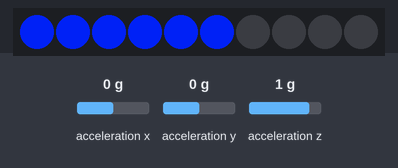
Simulated run of this sketch. Board: Arduino Uno, built with avr-gcc and run on an emulated ATmega328P. Shown: 10 RGB LEDs in strip order, left to right. Wiring (inferred from the names in the program): MMA8452 accelerometer at I2C address 0x1D. The test bench sets the inputs (shaded band); at power-on: acceleration y 0 g, acceleration x 0 g, acceleration z 1 g. Dim RGB values are drawn brighter than linear; random numbers use the default seed unless the sketch sets one.

Above: at 8.6 s.
8.7 s: acceleration y set to 0.8 g
At 9.96 s:
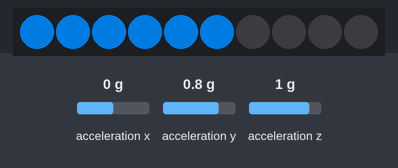
11.7 s: acceleration x set to -1.4 g
At 12.5 s:
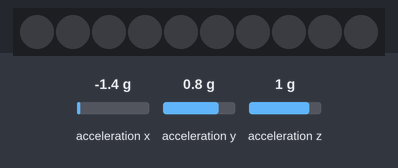
13.3 s: acceleration x set to 0 g
At 16.25 s:
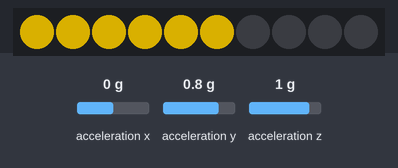

The sketch:

MohawkRunway.ino
```cpp
//#include <TimerOne.h>
//#include "Button.h"
#include "SPI.h"
#include "Adafruit_WS2801.h"

// Accelerometer

#include <I2C.h>
#include <MMA8453_n0m1.h>

MMA8453_n0m1 accel;

//
//  Mohawk! - Only 10 Lights. This version uses an ACCELEROMETER
//
/*****************************************************************************/
//
// Set Up Pins
//
// 2 pins for clock and data of lights.
//
#define dataPin 9       // 'yellow' wire
#define clockPin 8      // 'green' wire

#define numLights 10      // number of spikes

// framebuffers
uint32_t current_frame[numLights];
uint32_t next_frame[numLights];

// Set the first variable to the NUMBER of pixels.
Adafruit_WS2801 strip = Adafruit_WS2801(numLights, dataPin, clockPin);

// Mohawk colors

int foreColor  = 85;   // Starting foreground color
int backColor = 170;   // Starting background color
#define MaxColor 255   // Colors go from 0 to 255

int accelx, accely, accelz;

// Shows

int wait=6;    // index to keep track of delay time
#define maxWait 12     // Number of stored delay times

//
// Setup
//

void setup() {
  // Accelerometer
  accel.setI2CAddr(0x1D);  //change your device address if necessary, default is 0x1C
  accel.dataMode(true, 2); //enable highRes 10bit, 2g range [2g,4g,8g]

  //Serial.begin(9600);
  //Serial.println("Start");

  // Start up the LED counter
  strip.begin();

  // Update the strip, to start they are all 'off'
  clear();
  strip.show();
}


void loop() {

  // Start with a fun random show

  switch(random(3)) {

    case 0:
      twocolor(random(2,5)*1000);
      break;
    case 1:
      rainbowshow(random(10,20));
      break;
    case 2:
      lightrunup(random(1,2));
      break;
  }

  // Then the accelerometer show
  accelshow(random(20,100));
}

/*
 * set all cells to black but don't call show yet
 * ignores buffering
 */
void clear() {
  for (int i=0; i<numLights; i++) {
    strip.setPixelColor(i, Color(0,0,0));
    setPixelColor(i, Color(0,0,0));
  }
}

/*
 * Fades lights to black over fade time
 */
void clearWithFade(int fadeTime) {
  for (int i=0; i<numLights; i++) {
    setPixelColor(i, Color(0,0,0));
  }
  morph_frame(fadeTime);
}

/*
 * All On
 *
 * Simply turns all the pixes on to a random color and then cycles
 *
 */

void allOn (int cycles) {
   for (int count = 0; count < cycles; count++) {
    for (int i=0; i < strip.numPixels(); i++) {
      setPixelColor(i, Wheel(foreColor));
    }
    morph_frame(GetDelayTime(wait));

    if (!random(100)) { if (wait++ > maxWait) wait = 0; }
    foreColor = (foreColor + 5) % MaxColor;
  }
  clearWithFade(1000);
}

/*
 * randomcolors: turns each pixel on to a random color
 */

void randomcolors(long time) {
  for (int i=0; i < numLights; i++) setPixelColor(i, Wheel(random(MaxColor)));
  morph_frame(1000);
  delay(time);
  clearWithFade(1000);
}

/*
 * twocolor: alternates the color of pixels between two colors
 */

void twocolor(long time) {
  for (int i=0; i < numLights; i++) {
    if (i%2) { setPixelColor(i, Wheel(foreColor)); }
    else { setPixelColor(i, Wheel(backColor)); }
  }
  morph_frame(1000);
  delay(time);
  clearWithFade(1000);
}

/*
 * rainbowshow: fills the spines with a gradient rainbow
 * over time, the starting color changes
 */

void rainbowshow(int cycles) {

  for (int count = 0; count < cycles; count++) {
    int diff = abs(foreColor - backColor);
    for (int i=0; i < strip.numPixels(); i++) {
      setPixelColor(i, Wheel(((i*diff / strip.numPixels())+foreColor) % diff));
    }
    morph_frame(GetDelayTime(wait));
    foreColor = (foreColor + 5) % MaxColor;

    // Possibly new delay
    if (!random(10)) { if (wait++ > maxWait) wait = 0; }
  }
  clearWithFade(1000);
}

/*
 * visit each light in order and illuminate its neighbors
 * ignores buffering
 */
void unit_test() {

  for (int i=0; i<numLights; i++) {
    clear();
    strip.setPixelColor(i, Color(255,0,0));
    strip.show();
    delay(500);
  }
}

/*
 * lightwave - Just one pixel traveling from 0 to 10
 */

void lightwave(int cycles) {

  for (int count = 0; count < cycles; count++) {
    for (int i=0; i < numLights; i++) {
      for (int j=0; j < numLights; j++) {
        if (i == j) { setPixelColor(j, Wheel(foreColor)); }
        else { setPixelColor(j, Color(0,0,0)); }
      }
      morph_frame(GetDelayTime(wait));
      if (!random(100)) wait = (wait + 1) % maxWait;
      if (!random(10)) foreColor = (foreColor + 5) % MaxColor;
    }
  }
}

/*
 * lightrunup. Show where the lights fill up one at time
 */

void lightrunup(int cycles) {
  int i,j,k,count;

  for (count = 0; count < cycles; count++) {
    for (k=numLights; k > 0; k--) {
      for (i=0; i < k; i++) {
        for (j=0; j < k; j++) {
          if (i == j) { setPixelColor(j, Wheel(foreColor)); }
          else { setPixelColor(j, Color(0,0,0)); }
        }
        morph_frame(GetDelayTime(wait));
        if (!random(100)) wait = (wait + 1) % maxWait;
        if (!random(10)) backColor = (backColor + 5) % MaxColor;
      }
    }
  }
  clearWithFade(1000);
}

/*
 * accelShow - Fill the lights based on the accelerometer values
 */

void accelshow(int cycles) {
  int numfill;
  int minXaccel = -150;
  int maxXaccel = 100;
  int oldXaccel;

  accel.update();
  oldXaccel=accel.x();

  // Check to see whether accelerometer is plugged in

  if (accel.x() == 13 && accel.y() == 13) { // Not plugged in
    delay(100 * cycles);
    return;
  }

  for (int count = 0; count < cycles; count++) {
    pollAccel(100);

    // Look at the Z for a jump or a fall
    /*
    if (accelz < 175) {
      colorWipe(Color(255,255,255), 1000);
    } else {
    */
      // Look at the Y to change colors
      if (accely > 100) foreColor = (foreColor + 2) % MaxColor;
      if (accely < -50) foreColor = (foreColor + MaxColor - 2) % MaxColor;

      // See whether Z has changed
      if (abs(accelx - oldXaccel) > 20) { oldXaccel = accelx; } else { accelx = oldXaccel; }
      if (accelx < minXaccel) accelx = minXaccel;
      if (accelx > maxXaccel) accelx = maxXaccel;


      numfill =  (accelx-minXaccel) / ((maxXaccel-minXaccel) / strip.numPixels());
      for (int i=0; i < strip.numPixels(); i++) {
        if (i < numfill) { strip.setPixelColor(i, Wheel(foreColor)); }
        else { strip.setPixelColor(i, Color(0,0,0)); }
      }
      strip.show();   // write all the pixels out
    //}
  }
}

//
// Poll accel. Averages the accel values over a accelstep time.
//

void pollAccel(int acceltime) {
  long totaccelx, totaccely, totaccelz;
  int accelstep = 5;
  int count = 0;

  totaccelx = 0;  // zero counters
  totaccely = 0;
  totaccelz = 0;

  for (int t = acceltime; t >= accelstep; t=t-accelstep) {
    accel.update();
    totaccelx = totaccelx + accel.x();
    totaccely = totaccely + accel.y();
    totaccelz = totaccelz + accel.z();
    count++;
    delay(accelstep);
  }
  accelx = totaccelx/count;
  accely = totaccely/count;
  accelz = totaccelz/count;
}

//
// Frame displays. Basically gradually changes image from previous frame to next frame.
// More pleasing to the eye.
//
// Code from Greg and Robie
//

void draw_frame(int delay_ms) {
  for (int i = 0; i < numLights; i++) {
    strip.setPixelColor(i, next_frame[i] & 0xffffff);
    current_frame[i] = next_frame[i];
  }
  strip.show();
  delay(delay_ms);
}

void draw_frame() {
  draw_frame(250);
}

#define FRAME_MSEC 100
#define MORPH_STEPS 25
#define STEP_LENGTH 10

void morph_frame(int msec) {
  int steps = msec / STEP_LENGTH;
  int deltas[numLights][3];
  for (int i = 0; i < numLights; i++) {
    for (int j = 0; j < 3; j++) {
      uint32_t old_color = (current_frame[i] >> (j * 8)) & 0xff;
      uint32_t new_color = (next_frame[i] >> (j * 8)) & 0xff;
      deltas[i][j] = (int)new_color - (int)old_color;
    }
  }

  for (int t = 1; t < steps; t++) {
    for (int i = 0; i < numLights; i++) {
      uint32_t color = 0;
      for (int j = 0; j < 3; j++) {
        uint32_t old_color = (current_frame[i] >> (j * 8)) & 0xff;
        color |= ((old_color + (deltas[i][j] * t / steps)) & 0xff) << (8 * j);
      }
      strip.setPixelColor(i, color);
    }
    strip.show();
    delay(STEP_LENGTH);
  }
  for (int i = 0; i < numLights; i++) {
    current_frame[i] = next_frame[i];
    strip.setPixelColor(i, current_frame[i]);
  }
  strip.show();
  delay(STEP_LENGTH);
}

void setPixelColor(int pos, uint32_t color) {
  next_frame[pos] = color;
}

void fill(uint32_t color) {
  for (int i = 0; i < numLights; i++) {
    setPixelColor(i, color);
  }
}

/*
 * Get Delay Time - Returns a delay time from an array.
 */

int GetDelayTime(int wait) {
  int DelayValues[maxWait] = { 10, 20, 40, 60, 80, 100, 150, 200, 300, 500, 750, 1000 };
  if (wait < maxWait) { return (DelayValues[wait]); } else { return (DelayValues[maxWait]); }
}

void rainbow(uint8_t wait) {
  int i, j;

  for (j=0; j < 96 * 3; j++) {     // 3 cycles of all 96 colors in the wheel
    for (i=0; i < strip.numPixels(); i++) {
      strip.setPixelColor(i, Wheel( (i + j) % 96));
    }
    strip.show();   // write all the pixels out
    delay(wait);
  }
}

// Slightly different, this one makes the rainbow wheel equally distributed
// along the chain
void rainbowCycle(uint8_t frame, uint8_t wait) {
  int i;
  for (i=0; i < strip.numPixels(); i++) {
      // tricky math! we use each pixel as a fraction of the full 96-color wheel
      // (thats the i / strip.numPixels() part)
      // 24 and division is to get the repeat pattern just right
      // the % 96 is to make the wheel cycle around
     strip.setPixelColor(i, Wheel(((i*24 / strip.numPixels()) + frame) % 96) );
  }
  strip.show();   // write all the pixels out
  delay(wait);
}

// fill the dots one after the other with said color
// good for testing purposes
void colorWipe(uint16_t c, uint8_t wait) {
  int i;

  for (i=0; i < strip.numPixels(); i++) {
      strip.setPixelColor(i, c);
  }
  strip.show();
  delay(wait);
}


/* Helper functions */

// Create a 24 bit color value from R,G,B
uint32_t Color(byte r, byte g, byte b)
{
  uint32_t c;
  c = r;
  c <<= 8;
  c |= g;
  c <<= 8;
  c |= b;
  return c;
}

//Input a value 0 to 255 to get a color value.
//The colours are a transition r - g -b - back to r
uint32_t Wheel(byte WheelPos)
{
  if (WheelPos < 85) {
   return Color(WheelPos * 3, 255 - WheelPos * 3, 0);
  } else if (WheelPos < 170) {
   WheelPos -= 85;
   return Color(255 - WheelPos * 3, 0, WheelPos * 3);
  } else {
   WheelPos -= 170;
   return Color(0, WheelPos * 3, 255 - WheelPos * 3);
  }
}

//Input a value 0 to 255 to get a color value.
//The colours are a transition r - g -b - back to r
//Furthermore, the colors are attenuated:
//3=full strength, 2=2/3rd strength, 1=1/3rd strength, 0=barely on
uint32_t GradientWheel(byte WheelPos, int strength)
{
  int r,g,b;
  int s[4] = { 2, 10, 50, 255 };  // This is the attenuation percent

  if (WheelPos < 85) {
   r = WheelPos * 3;
   g = 255 - WheelPos *3;
   b = 0;
  } else if (WheelPos < 170) {
   WheelPos -= 85;
   r = 255 - WheelPos *3;
   g = 0;
   b = WheelPos * 3;
  } else {
   WheelPos -= 170;
   r = 0;
   g = WheelPos * 3;
   b = 255 - WheelPos *3;
  }

  // Attenuate r,g,b
  r = r * s[strength] / 100;
  g = g * s[strength] / 100;
  b = b * s[strength] / 100;
  return Color(r,g,b);
}
```
